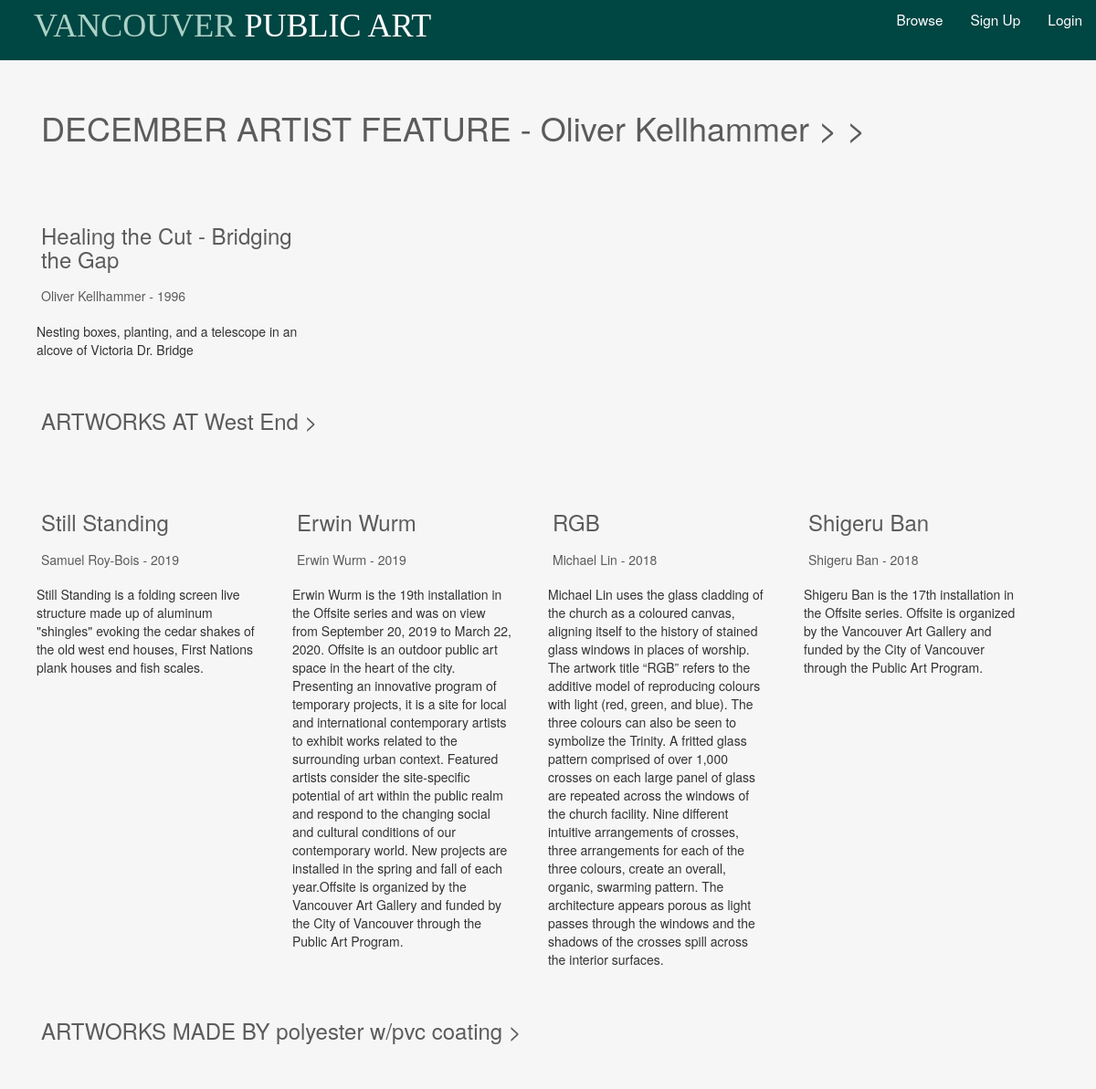
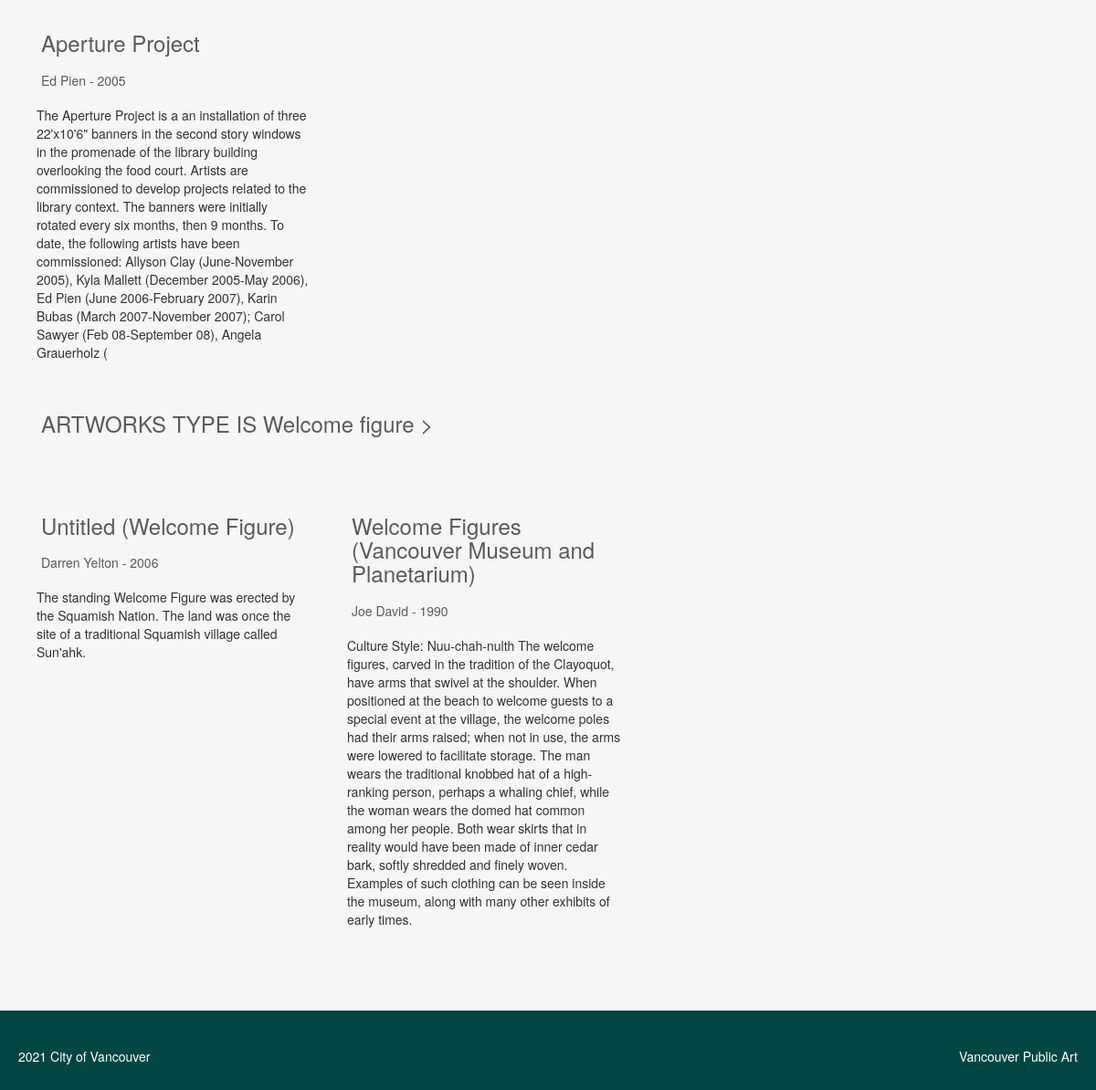
The app's page /public/homePageVisitor.php with its own data (2 pictures, top to bottom).
### tables this page shows
CREATE TABLE `artist` (
  `artistID` int(3) NOT NULL,
  `firstName` varchar(28) DEFAULT NULL,
  `lastName` varchar(30) DEFAULT NULL,
  `biography` text DEFAULT NULL,
  `country` varchar(13) DEFAULT NULL,
  `artistPhotoURL` varchar(87) DEFAULT NULL,
  `website` varchar(57) DEFAULT NULL
);

CREATE TABLE `artwork` (
  `artID` int(4) NOT NULL,
  `artName` varchar(150) DEFAULT NULL,
  `artistStatement` text DEFAULT NULL,
  `type` varchar(25) DEFAULT NULL,
  `status` varchar(13) DEFAULT NULL,
  `siteName` varchar(83) DEFAULT NULL,
  `siteAddress` varchar(95) DEFAULT NULL,
  `material` varchar(100) DEFAULT NULL,
  `photoURL` varchar(97) DEFAULT NULL,
  `ownership` varchar(50) DEFAULT NULL,
  `neighborhood` varchar(24) DEFAULT NULL,
  `locationOnSite` varchar(279) DEFAULT NULL,
  `geom` varchar(58) DEFAULT NULL,
  `description` text DEFAULT NULL,
  `artistID` int(3) NOT NULL,
  `year` int(4) DEFAULT NULL
);

### private/controller/visitorHomePageData.php (called while the page is built)
<?php
$artistWhiteList = array();
$locationWhiteList = array();
$materialWhiteList = array();
$typeWhiteList = array();
$artistData = getSpercificData('artistID', 'artist');
$locationData = getSpercificData('neighborhood', 'artwork');
$materialData = getSpercificData('material', 'artwork');
$typeData = getSpercificData('type', 'artwork');
foreach ($artistData as $row) {
    array_push($artistWhiteList, $row['artistID']);
}
foreach ($locationData as $row) {
    array_push($locationWhiteList, $row['neighborhood']);
}
foreach ($materialData as $row) {
    array_push($materialWhiteList, $row['material']);
}
foreach ($typeData as $row) {
    array_push($typeWhiteList, $row['type']);
}
$randomartist = $artistWhiteList[rand(0, count($artistWhiteList) - 1)];
$artistNameData = selectOneByOneTable('artist', ['artistID' => $randomartist]);
$artistName = $artistNameData['firstName'] . ' ' . $artistNameData['lastName'];
$artistRecord = selectAllFromTwoTable('artwork', 'artist', 'artistID', $randomartist);
$randomlocation = $locationWhiteList[rand(0, count($locationWhiteList) - 1)];
$locationRecord = selectAllFromTwoTable('artwork', 'artist', 'neighborhood', $randomlocation);
$randommaterial = $materialWhiteList[rand(0, count($materialWhiteList) - 1)];
$materialRecord = selectAllFromTwoTable('artwork', 'artist', 'material', $randommaterial);
$randomtype =  $typeWhiteList[rand(0, count($typeWhiteList) - 1)];
$typeRecord = selectAllFromTwoTable('artwork', 'artist', 'type', $randomtype)
?>

### private/database/db.php (called while the page is built, shortened)
<?php
require('db_connect.php');
function executeQuery($sql, $data)
{
    global $conn;
    $stmt = $conn->prepare($sql);
    $values = array_values($data);
    $types = str_repeat('s', count($values));
    $stmt->bind_param($types, ...$values);
    $stmt->execute();
    return $stmt;
}
function selectOneByOneTable($table, $conditions)
{
    $sql = "SELECT * FROM $table";
    $i = 0;
    foreach ($conditions as $key => $value) {
        if ($i === 0) {
            $sql = $sql . " WHERE $key=?";
        } else {
            $sql = $sql . " AND $key=?";
        }
        $i++;
    }
    $sql = $sql . " LIMIT 1";
    $stmt = executeQuery($sql, $conditions);
    $records = $stmt->get_result()->fetch_assoc();
    return $records;
}
function selectAllFromTwoTable($artwork, $artist, $condition, $conditionValue)
{
    global $conn;
    if ($condition === 'artistID') {
        $query = "SELECT * FROM $artwork a
    INNER JOIN $artist a1 ON a.artistID = a1.artistID WHERE a.$condition = $conditionValue ORDER BY year DESC LIMIT 4 ";
    } else {
        $query = "SELECT * FROM $artwork a
        INNER JOIN $artist a1 ON a.artistID = a1.artistID WHERE $condition = '$conditionValue' ORDER BY year DESC LIMIT 4 ";
    }
    $result = mysqli_query($conn, $query);
    return $result;
}

### public/homePageVisitor.php (the view, shortened to what this page needs)
<?php include('../private/initialize.php');
include("../private/database/db.php");
include('../private/controller/visitorHomePageData.php');
?>
<!DOCTYPE html>
<html lang="en">
<head>
    <link rel="stylesheet" href="https://maxcdn.bootstrapcdn.com/bootstrap/3.4.1/css/bootstrap.min.css">
    <link rel="stylesheet" href="https://use.fontawesome.com/releases/v5.7.2/css/all.css">
</head>
<body>
    <?php include(INCLUDE_PATH . '/header.php'); ?>
    <div class="main-containers">
        <h1><a href="browse.php">DECEMBER ARTIST FEATURE - <?php echo $artistName ?> > ></a></h1>
        <div class="art-container">
            <?php
            if (!$artistRecord) {
                Header('Location: homePageVisitor.php');
            } else {
            ?>
                <?php foreach ($artistRecord as $artist) {
                ?>
                    <div class="artCard">
                        <div class="imgBox">
                        </div>
                        <a href="art_detail.php?id=<?php echo $artist['artID'] ?>">
                            <h3><?php echo $artist['artName']
                                ?></h3>
                        </a>
                        <a href="artist_detail.php?artistID=<?php echo $artist['artistID'] ?>">
                            <h5><?php echo $artist['firstName']
                                ?> <?php echo $artist['lastName']
                                    ?> - <?php echo $artist['year']
                                            ?></h5>
                        </a>
                        <div class="descripBox">
                            <p><?php echo $artist['description']
                                ?></p>
                        </div>
                    </div>
            <?php }
            } ?>
        </div>
        <h3><a href="browse.php?location=<?php echo $randomlocation ?>">ARTWORKS AT <?php echo $randomlocation ?> ></a></h3>
        <div class="art-container">
            <?php foreach ($locationRecord as $location) {
            ?>
                <div class="artCard">
                    <div class="imgBox">
                    </div>
                    <a href="art_detail.php?id=<?php echo $location['artID'] ?>">
                        <h3><?php echo $location['artName']
                            ?></h3>
                    </a>
                    <a href="artist_detail.php?artistID=<?php echo $location['artistID'] ?>">
                        <h5><?php echo $location['firstName']
                            ?> <?php echo $location['lastName']
                                ?> - <?php echo $location['year']
                                        ?></h5>
                    </a>
                    <div class="descripBox">
                        <p><?php echo $location['description']
                            ?></p>
                    </div>
                </div>
            <?php } ?>
        </div>
        <h3><a href="browse.php?material=<?php echo $randommaterial ?>">ARTWORKS MADE BY <?php echo $randommaterial ?> ></a></h3>
        <div class="art-container">
            <?php foreach ($materialRecord as $material) {
            ?>
                <div class="artCard">
                    <div class="imgBox">
                    </div>
                    <a href="art_detail.php?id=<?php echo $material['artID'] ?>">
                        <h3><?php echo $material['artName']
                            ?></h3>
                    </a>
                    <a href="artist_detail.php?artistID=<?php echo $material['artistID'] ?>">
                        <h5><?php echo $material['firstName']
                            ?> <?php echo $material['lastName']
                                ?> - <?php echo $material['year']
                                        ?></h5>
                    </a>
                    <div class="descripBox">
                        <p><?php echo $material['description']
                            ?></p>
                    </div>
                </div>
            <?php } ?>
        </div>
        <h3><a href="browse.php?type=<?php echo $randomtype ?>">ARTWORKS TYPE IS <?php echo $randomtype ?> ></a></h3>
        <div class="art-container">
            <?php foreach ($typeRecord as $type) {
            ?>
                <div class="artCard">
                    <div class="imgBox">
                    </div>
                    <a href="art_detail.php?id=<?php echo $type['artID'] ?>">
                        <h3><?php echo $type['artName']
                            ?></h3>
                    </a>
                    <a href="artist_detail.php?artistID=<?php echo $type['artistID'] ?>">
                        <h5><?php echo $type['firstName']
                            ?> <?php echo $type['lastName']
                                ?> - <?php echo $type['year']
                                        ?></h5>
                    </a>
                    <div class="descripBox">
                        <p><?php echo $type['description']
                            ?></p>
                    </div>
                </div>
            <?php }
            ?>
        </div>
    </div>
    <?php include(INCLUDE_PATH . '/footer.php'); ?>
</body>
</html>

### records on screen
artist: artistName "Oliver Kellhammer"
artwork: artName "Healing the Cut - Bridging the Gap", artistID.firstName "Oliver", artistID.lastName "Kellhammer", year "1996", description "Nesting boxes, planting, and a telescope in an alcove of Victoria Dr. Bridge"
artwork: artName "Still Standing", artistID.firstName "Samuel", artistID.lastName "Roy-Bois", year "2019", description "Still Standing is a folding screen live structure made up of aluminum \"shingles\" evoking the cedar shakes of the old west end houses, First Nations plank houses and fish scales."
artwork: artName "Erwin Wurm", artistID.firstName "Erwin", artistID.lastName "Wurm", year "2019", description "Erwin Wurm is the 19th installation in the Offsite series and was on view from September 20, 2019 to March 22, 2020. Offsite is an outdoor public art space in the heart of the city. Presenting an innovative program of temporary projects, it is a site for local and international contemporary artists to exhibit works related to the surrounding urban context. Featured artists consider the site-specific potential of art within the public realm and respond to the changing social and cultural conditions of our contemporary world. New projects are installed in the spring and fall of each year.Offsite is organized by the Vancouver Art Gallery and funded by the City of Vancouver through the Public…"
artwork: artName "RGB", artistID.firstName "Michael", artistID.lastName "Lin", year "2018", description "Michael Lin uses the glass cladding of the church as a coloured canvas, aligning itself to the history of stained glass windows in places of worship. The artwork title “RGB” refers to the additive model of reproducing colours with light (red, green, and blue). The three colours can also be seen to symbolize the Trinity. A fritted glass pattern comprised of over 1,000 crosses on each large panel of glass are repeated across the windows of the church facility. Nine different intuitive arrangements of crosses, three arrangements for each of the three colours, create an overall, organic, swarming pattern. The architecture appears porous as light passes through the windows and the shadows of the…"
artwork: artName "Shigeru Ban", artistID.firstName "Shigeru", artistID.lastName "Ban", year "2018", description "Shigeru Ban is the 17th installation in the Offsite series. Offsite is organized by the Vancouver Art Gallery and funded by the City of Vancouver through the Public Art Program."
artwork: artName "Aperture Project", artistID.firstName "Ed", artistID.lastName "Pien", year "2005", description "The Aperture Project is a an installation of three 22'x10'6\" banners in the second story windows in the promenade of the library building overlooking the food court. Artists are commissioned to develop projects related to the library context. The banners were initially rotated every six months, then 9 months. To date, the following artists have been commissioned: Allyson Clay (June-November 2005), Kyla Mallett (December 2005-May 2006), Ed Pien (June 2006-February 2007), Karin Bubas (March 2007-November 2007); Carol Sawyer (Feb 08-September 08), Angela Grauerholz ("
artwork: artName "Untitled (Welcome Figure)", artistID.firstName "Darren", artistID.lastName "Yelton", year "2006", description "The standing Welcome Figure was erected by the Squamish Nation. The land was once the site of a traditional Squamish village called Sun'ahk."
artwork: artName "Welcome Figures (Vancouver Museum and Planetarium)", artistID.firstName "Joe", artistID.lastName "David", year "1990", description "Culture Style: Nuu-chah-nulth The welcome figures, carved in the tradition of the Clayoquot, have arms that swivel at the shoulder. When positioned at the beach to welcome guests to a special event at the village, the welcome poles had their arms raised; when not in use, the arms were lowered to facilitate storage. The man wears the traditional knobbed hat of a high-ranking person, perhaps a whaling chief, while the woman wears the domed hat common among her people. Both wear skirts that in reality would have been made of inner cedar bark, softly shredded and finely woven. Examples of such clothing can be seen inside the museum, along with many other exhibits of early times."

### other values on screen
$randomlocation "West End"
$randommaterial "polyester w/pvc coating"
$randomtype "Welcome figure"
